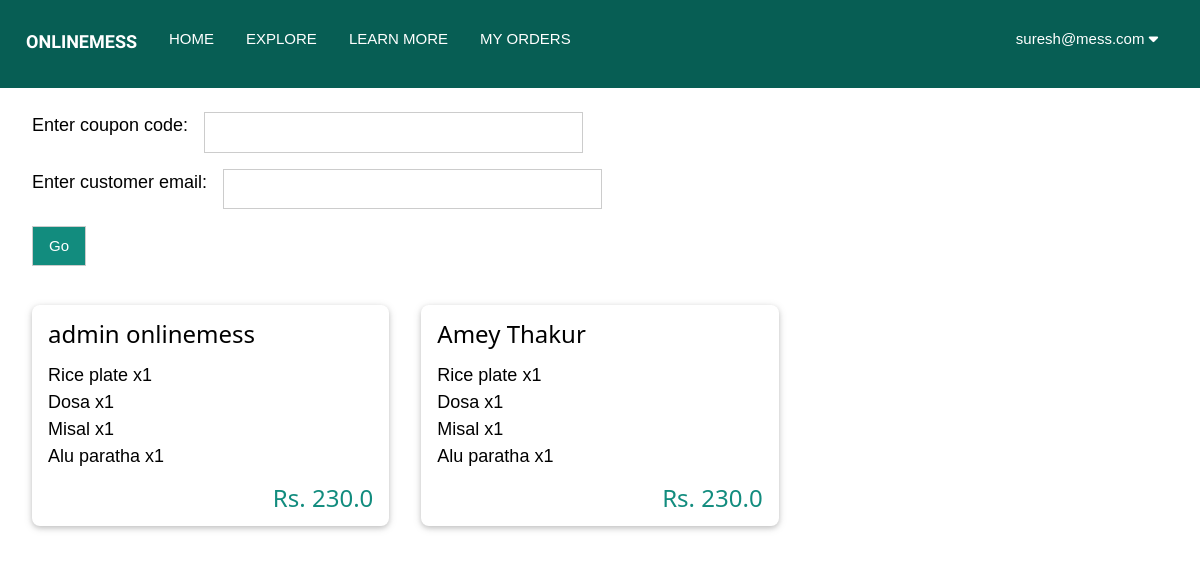
Screenshot of /user/orders (signed in) with the database file from the repository.
### main.py (models this page shows)
class UsersDB(db.Model):
	id = db.Column(db.Integer, primary_key=True)
	first_name = db.Column(db.String(20), nullable=False)
	last_name = db.Column(db.String(20), nullable=False)
	password = db.Column(db.String(128), unique=True)
	email = db.Column(db.String(80))
	account_type = db.Column(db.String(80))
	verified = db.Column(db.Boolean)
	restaurant = db.Column(db.Integer)
	subscriptions = db.Column(db.String(300))

class BillsDB(db.Model):
	id = db.Column(db.Integer, primary_key=True, unique=True)
	creator = db.Column(db.Integer, nullable=False)
	subscriber = db.Column(db.Integer, nullable=False)
	total_price = db.Column(db.Float, nullable=False)
	timestamp = db.Column(db.String, nullable=False)
	active = db.Column(db.Boolean, nullable=False)
	coupon = db.Column(db.String, nullable=False)

class OrdersDB(db.Model):
	id = db.Column(db.Integer, primary_key=True, unique=True)
	bill_id = db.Column(db.Integer, nullable=False)
	item = db.Column(db.String, nullable=False)
	quantity = db.Column(db.Integer, nullable=False)
	price = db.Column(db.Float, nullable=False)

### main.py (the view, shortened to what this page needs)
@app.route("/user/orders", methods=["POST", "GET"])
def orders():
	order_list = []
	if "user" in session:
		loggedIn = [session["username"], session["account_type"], session["user"]]
		currentUser = UsersDB.query.filter_by(email=session["user"]).first()
		if not currentUser:
			flash("Please login again!!", "error")
			return redirect(url_for("logout"))
		if currentUser.account_type == "Regular":
			flash("Permission denied (You don't have a business account)!!", "error")
			return redirect(url_for("subscriptions", logged_in=[session["username"], session["account_type"]]))
		currentRest = RestaurantsDB.query.filter_by(owner=currentUser.id).first()
		selected_list = []
		if currentRest:
			order_dict = {}
			currentBills = BillsDB.query.filter_by(creator=currentRest.id, active=0b1).all()
			if currentBills:
				order_list = []
				currentBills = BillsDB.query.filter_by(creator=currentRest.id, active=0b1).all()
				for bill in currentBills:
					if bill:
						order_user = UsersDB.query.filter_by(id=bill.subscriber).first()
						if order_user:
							end_date = datetime.strptime(bill.timestamp, '%Y-%m-%d %H:%M:%S.%f') +timedelta(days=1)
							bill_orders = OrdersDB.query.filter_by(bill_id=bill.id).all()
							items = []
							for order in bill_orders:
								items.append([order.item, order.quantity, order.price])
					order_list.append([bill.id,  f"{order_user.first_name} {order_user.last_name}", items, bill.total_price, bill.active])
			else:
				flash("No active orders")
		else:
			flash("Please fill in your restaurant details in 'Manage your business'", "error")
	else:
		loggedIn = None
	return render_template("orders.html", logged_in=loggedIn, selected_list=selected_list, order_list=order_list)

### templates/orders.html (shortened to what this page needs)
{% extends "base.html" %}
{% block content %}
	<form method="post">
		<div class="w3-container w3-margin-top w3-padding">
			<div class="w3-container w3-margin-bottom">
				<div class="w3-large w3-left w3-margin-right">Enter coupon code:</div>
				<input type="text" class="w3-input w3-third w3-border" name="text_coupon_code" value="" />
			</div>
			<div class="w3-container w3-margin-bottom">
				<div class="w3-large w3-left w3-margin-right">Enter customer email:</div>
				<input type="text" class="w3-input w3-third w3-border" name="text_customer_email" value="" pattern="[a-z0-9._%+-]+@[a-z0-9.-]+\.[a-z]{2,}$" />
			</div>
			<div class="w3-container">
				<input type="submit" class="w3-button w3-border w3-hover-acp-dark-green w3-acp-mid-green w3-mobile" name="button_submit" value="Go"/>
			</div>
		</div>
	</form>
	<div class="w3-container">
		{% for order in order_list %}
		<div class="w3-third">
			<div class="w3-card w3-round-large w3-margin w3-hover-shadow">
				<div class="w3-container">
					<h3>{{order[1]}}</h3>
					{% for item in order[2] %}
						<div class="w3-text-black w3-large">
							{{item[0]}} x{{item[1]}}
						</div>
					{% endfor %}
					<h3 class="w3-text-acp-mid-green w3-right">Rs. {{order[3]}}</h3>
				</div>
			</div>
		</div>
		{% endfor %}
	</div>
{% endblock %}

### templates/base.html (shortened to what this page needs)
<html>
<head>
	<link rel="stylesheet" href="{{ url_for('static', filename='style/base.css') }}">
	<link rel="stylesheet" href="{{ url_for('static', filename='style/w3css.css')}}">
    <link rel="stylesheet" href="https://cdnjs.cloudflare.com/ajax/libs/font-awesome/4.7.0/css/font-awesome.min.css">
</head>
<body>
<div class="w3-bar navbar
	{% if request.path == '/home' %}
		w3-white
	{% else %}
		w3-acp-dark-green
	{% endif %}
	"style="height: 11vh;display:block;justify-content:space-between;overflow: hidden;align-items: center;text-transform: uppercase;padding: 20px 10px !important;">
	<p class="w3-bar-item w3-large" style="margin: 0">
		<b style="font-family: 'Balsamiq Sans', serif;">OnlineMess</b>
	</p>
	<a href="/home" class="w3-bar-item w3-button w3-hide-small">Home</a>
	<a href="/search?text_query_name=" class="w3-bar-item w3-button w3-hide-small">Explore</a>
	<a href="/learn" class="w3-bar-item w3-button w3-hide-small">Learn More</a>
	{% if logged_in %}
		{% if logged_in[1] == "Regular" %}
			<a href="/user/subscriptions" class="w3-bar-item w3-button w3-hide-small">My Meals</a>
		{% elif logged_in[1] == "Business" %}
			<a href="/user/orders" class="w3-bar-item w3-button w3-hide-small">My Orders</a>
		{% endif %}
	{% endif %}
	{% if logged_in %}
		<div class="w3-dropdown-click w3-right w3-margin-right w3-hide-small">
			<button class="w3-button" onclick="displayUserSettings()">
				{{ logged_in[0] }} <i class="fa fa-caret-down"></i>
			</button>
		</div>
	{% else %}
		<button class="w3-bar-item w3-button w3-right w3-hover-blue w3-hide-small" onclick="open_modal('signup_modal')">Register</button>
		<button class="w3-bar-item w3-button w3-right w3-hover-acp-mid-green w3-hide-small" onclick="open_modal('login_modal')">Login</button>
	{% endif %}
</div>
<main>
	{% block content %}{% endblock %}
</main>
</body>
</html>

### static/style/w3css.css (style rules this page uses)
html { box-sizing:border-box }
*,*:before,*:after { box-sizing:inherit }
html { -ms-text-size-adjust:100%;-webkit-text-size-adjust:100% }
body { margin:0 }
article,aside,details,figcaption,figure,footer,header,main,menu,nav,section { display:block }
a { background-color:transparent }
b,strong { font-weight:bolder }
button,input,select,textarea,optgroup { font:inherit;margin:0 }
button,input { overflow:visible }
button,select { text-transform:none }
button,[type=button],[type=reset],[type=submit] { -webkit-appearance:button }
html,body { font-family:Verdana,sans-serif;font-size:15px;line-height:1.5 }
html { overflow-x:hidden }
h3 { font-size:24px }
h1,h2,h3,h4,h5,h6 { font-family:"Segoe UI",Arial,sans-serif;font-weight:400;margin:10px 0 }
a { color:inherit }
.w3-btn,.w3-button { border:none;display:inline-block;padding:8px 16px;vertical-align:middle;overflow:hidden;text-decoration:none;color:inherit;background-color:inherit;text-align:center;cursor:pointer;white-space:nowrap }
.w3-btn,.w3-button { -webkit-touch-callout:none;-webkit-user-select:none;-khtml-user-select:none;-moz-user-select:none;-ms-user-select:none;user-select:none }
.w3-input { padding:8px;display:block;border:none;border-bottom:1px solid #ccc;width:100% }
.w3-dropdown-click,.w3-dropdown-hover { position:relative;display:inline-block;cursor:pointer }
.w3-bar { width:100%;overflow:hidden }
.w3-bar .w3-bar-item { padding:8px 16px;float:left;width:auto;border:none;display:block;outline:0 }
.w3-bar .w3-dropdown-hover,.w3-bar .w3-dropdown-click { position:static;float:left }
.w3-bar .w3-button { white-space:normal }
.w3-container:after,.w3-container:before,.w3-panel:after,.w3-panel:before,.w3-row:after,.w3-row:before,.w3-row-padding:after,.w3-row-padding:before, .w3-cell-row:before,.w3-cell-row:after,.w3-clear:after,.w3-clear:before,.w3-bar:before,.w3-bar:after { content:"";display:table;clear:both }
.w3-col,.w3-half,.w3-third,.w3-twothird,.w3-threequarter,.w3-quarter { float:left;width:100% }
@media (min-width:601px) { .w3-col.m4,.w3-third { width:33.33333% } }
.w3-round-large { border-radius:8px }
.w3-container,.w3-panel { padding:0.01em 16px }
.w3-card,.w3-card-2 { box-shadow:0 2px 5px 0 rgba(0,0,0,0.16),0 2px 10px 0 rgba(0,0,0,0.12) }
.w3-large { font-size:18px!important }
.w3-border { border:1px solid #ccc!important }
.w3-margin { margin:16px!important }
.w3-margin-top { margin-top:16px!important }
.w3-margin-bottom { margin-bottom:16px!important }
.w3-margin-right { margin-right:16px!important }
.w3-padding { padding:8px 16px!important }
.w3-left { float:left!important }
.w3-right { float:right!important }
.w3-text-black,.w3-hover-text-black:hover { color:#000!important }
.w3-acp-mid-green,.w3-hover-acp-mid-green:hover { color:#fff!important;background-color:#128C7E!important }
.w3-text-acp-mid-green,.w3-hover-text-acp-mid-green:hover { color:#128C7E!important }
.w3-acp-dark-green,.w3-hover-acp-dark-green:hover { color:#fff!important;background-color:#075E54!important }

### rows the page displays
UsersDB: email "suresh@mess.com"
BillsDB: order "admin onlinemess", total_price "230.0"
OrdersDB: item "Rice plate", bill "1"
OrdersDB: item "Dosa", bill "1"
OrdersDB: item "Misal", bill "1"
OrdersDB: item "Alu paratha", bill "1"
BillsDB: order "Amey Thakur", total_price "230.0"
OrdersDB: item "Rice plate", quantity "1"
OrdersDB: item "Dosa", quantity "1"
OrdersDB: item "Misal", quantity "1"
OrdersDB: item "Alu paratha", quantity "1"
